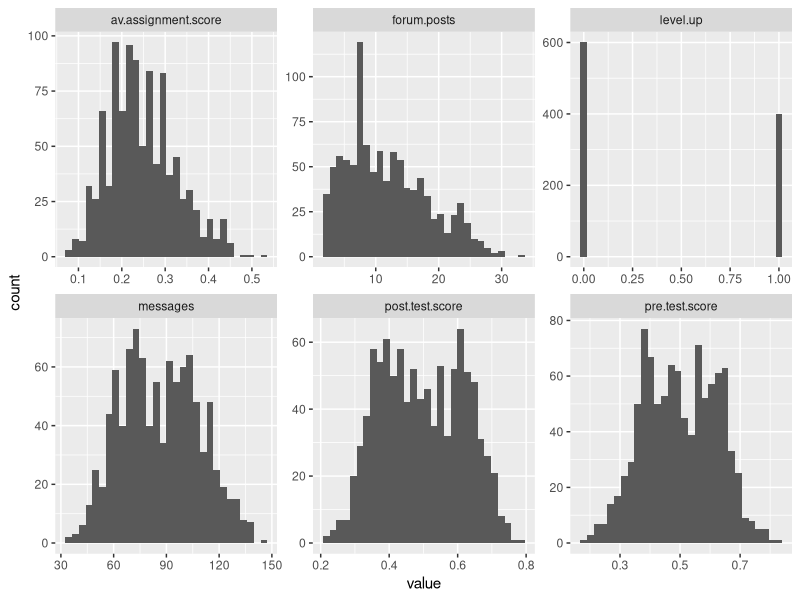
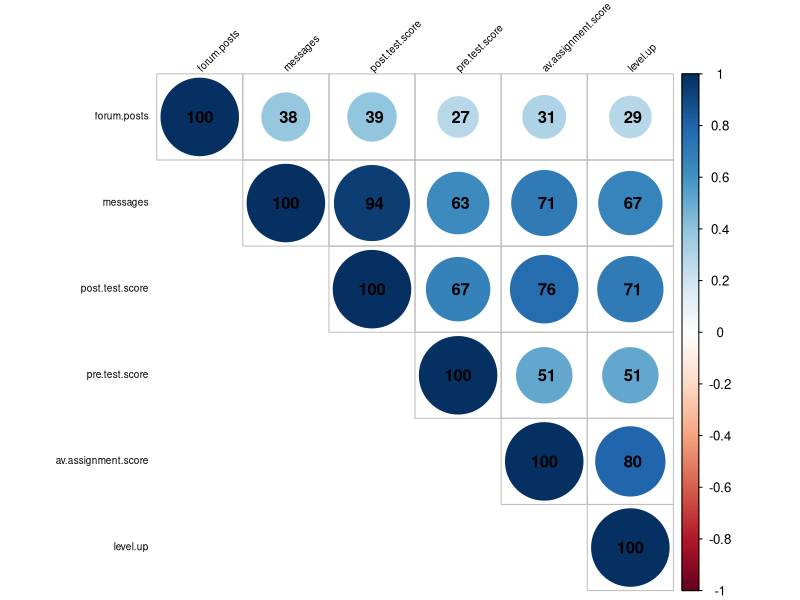
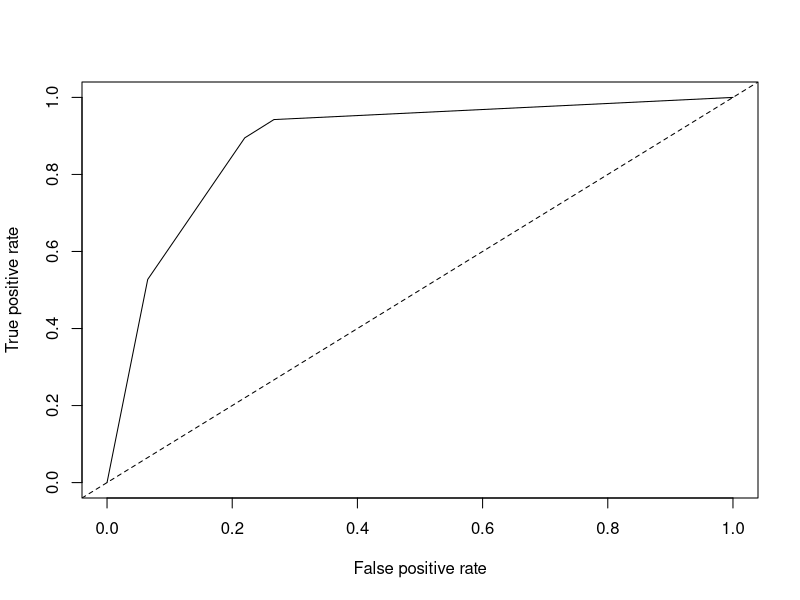
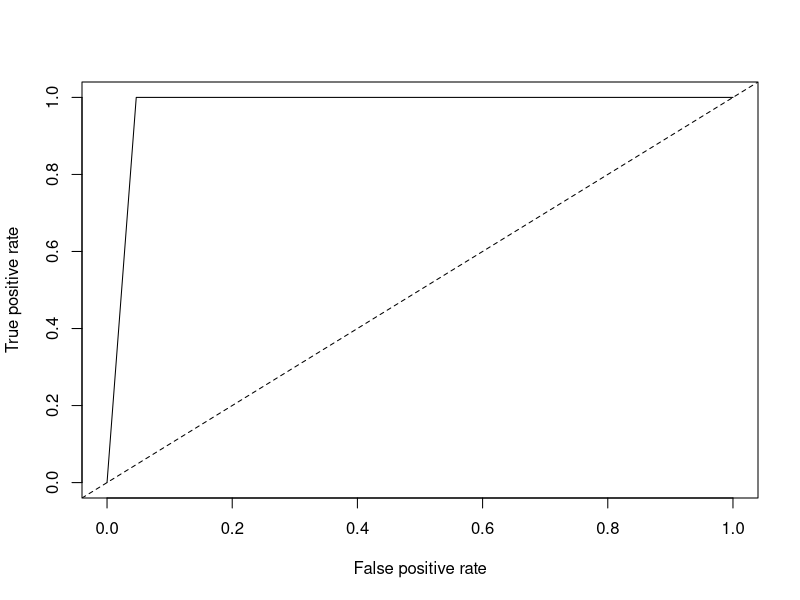

Here is the R script that generated these plots, in order: (Note: this script raises an error after producing the figures.)
## ---- chunk 1

d1<-read.csv("online.data.csv", header = TRUE, sep = ",")

## ---- chunk 2
#Start by creating histograms of the distributions for all variables (#HINT: look up "facet" in the ggplot documentation)

#laoding library
library(ggplot2)
library(dplyr)
library(tidyr)
library(corrplot)

#becoming level.up numeric
d2 = mutate(d1, level.up=ifelse(level.up=="yes",1,0)) 

#gathering data by all variables except for id
d3 = d2 %>% gather("variable", "value", 2:7)
d3 = d3[,-1]

#histogram
ggplot(d3, aes(value))+
   geom_histogram()+
   facet_wrap(~variable, scale="free")

#Then visualize the relationships between variables

d4 <- d2[,2:7]
corr_all <- cor(d4)
corrplot(corr_all, order="AOE", method="circle", tl.pos="lt", type="upper",        
tl.col="black", tl.cex=0.6, tl.srt=45, 
        addCoef.col="black", addCoefasPercent = TRUE,
        sig.level=0.50, insig = "blank")

#Try to capture an intution about the data and the relationships

## ---- chunk 3
#Create a classification tree that predicts whether a student "levels up" in the online course using three variables of your choice (As we did last time, set all controls to their minimums)

#laoding library
library(rpart)

#creating decising tree
rp<- rpart(level.up~messages+pre.test.score+forum.posts, method="class", data=d2) 

#Plot and generate a CP table for your tree 

#ploting
post(rp, file = "tree1.ps", title = "Online Geography Tutoring System")

#CP table
printcp(rp)

#Generate a probability value that represents the probability that a student levels up based your classification tree 

d2$pred <- predict(rp, type = "prob")[,2]#Last class we used type = "class" which predicted the classification for us, this time we are using type = "prob" to see the probability that our classififcation is based on.

#Calculating error rate
tree1.descision1<-round(39/211, digits = 2)*100
tree1.descision2<-round(93/147, digits = 2)*100

## ---- chunk 4

#laoding library
#install.packages("ROCR")
library(ROCR)

#Plot the curve
pred.detail <- prediction(d2$pred, d2$level.up) 
plot(performance(pred.detail, "tpr", "fpr"))
abline(0, 1, lty = 2)

#Calculate the Area Under the Curve
area1<-unlist(slot(performance(pred.detail,"auc"), "y.values"))#Unlist liberates the AUC value from the "performance" object created by ROCR

# priting the area under the curve
area1 #0.8825125

#Now repeat this process, but using the variables you did not use for the previous model and compare the plots & results of your two models. Which one do you think was the better model? Why?

#creating decising tree
rp2<- rpart(level.up~av.assignment.score+av.assignment.score, method="class", data=d2) 

#ploting
post(rp2, file = "tree2.ps", title = "Online Geography Tutoring System")

#CP table
printcp(rp2)

#Probability value that represents the probability that a student levels up based your classification tree 
d2$pred2 <- predict(rp2, type = "prob")[,2]

#Plot the curve
pred.detail2 <- prediction(d2$pred2, d2$level.up) 
plot(performance(pred.detail2, "tpr", "fpr"))
abline(0, 1, lty = 2)

#Calculate the Area Under the Curve
area2<-unlist(slot(performance(pred.detail2,"auc"), "y.values"))

# priting the area under the curve
area2 #0.9766667

#error rate
tree2.decision1<-round(28/400, digits = 2)*100

## ---- chunk 5
#Look at the ROC plot for your first model. Based on this plot choose a probability threshold that balances capturing the most correct predictions against false positives. Then generate a new variable in your data set that classifies each student according to your chosen threshold.

#distribution of probability
table(d2$pred)

#setting treshold
threshold.pred1 <- 0.8
d2$threshold.pred1<-ifelse(d2$pred>=threshold.pred1,1,0)

#Now generate three diagnostics:

library(plyr)

#creating categories
d2.a <- count(d2, level.up, threshold.pred1)
d2.a$outcome <- ifelse(d2.a$level.up== 1 & d2.a$threshold.pred1== 1, "TP", ifelse(d2.a$level.up== 1 & d2.a$threshold.pred1== 0, "FN", ifelse(d2.a$level.up== 0 & d2.a$threshold.pred1== 1, "FP", "TN")))

#First diagnostics
accuracy.model1 <- ((d2.a[d2.a$outcome=="TP",]$n + d2.a[d2.a$outcome=="TN",]$n) / sum(d2.a$n))
#The accuracy of model 1 is 0.772

#Second diagnostics
precision.model1 <- d2.a[d2.a$outcome=="TP",]$n/(d2.a[d2.a$outcome=="TP",]$n+d2.a[d2.a$outcome=="FP",]$n)
#The precision of model 1 is 0.844

#Third diagnostics
recall.model1 <- d2.a[d2.a$outcome=="TP",]$n/(d2.a[d2.a$outcome=="TP",]$n+d2.a[d2.a$outcome=="FN",]$n)
#The recall of model 1 is 0.5275

#Finally, calculate Kappa for your model according to:

#First generate the table of comparisons
table1 <- table(d2$level.up, d2$threshold.pred1)

#Convert to matrix
matrix1 <- as.matrix(table1)

#Calculate kappa
kappa1<-kappa(matrix1, exact = TRUE)/kappa(matrix1)
#Kappa of model 1 is 1.040758

#Now choose a different threshold value and repeat these diagnostics. What conclusions can you draw about your two thresholds?

#setting treshold
threshold.pred2 <- 0.6
d2$threshold.pred2<-ifelse(d2$pred>=threshold.pred2,1,0)

#Now generate three diagnostics:

#creating categories
d2.a <- count(d2, level.up, threshold.pred2)
d2.a$outcome <- ifelse(d2.a$level.up== 1 & d2.a$threshold.pred2== 1, "TP", ifelse(d2.a$level.up== 1 & d2.a$threshold.pred2== 0, "FN", ifelse(d2.a$level.up== 0 & d2.a$threshold.pred2== 1, "FP", "TN")))

#First diagnostics
accuracy.model2 <- ((d2.a[d2.a$outcome=="TP",]$n + d2.a[d2.a$outcome=="TN",]$n) / sum(d2.a$n))
#The accuracy of model 1 is 0.826

#Second diagnostics
precision.model2 <- d2.a[d2.a$outcome=="TP",]$n/(d2.a[d2.a$outcome=="TP",]$n+d2.a[d2.a$outcome=="FP",]$n)
#The precision of model 1 is 0.7306

#Third diagnostics
recall.model2 <- d2.a[d2.a$outcome=="TP",]$n/(d2.a[d2.a$outcome=="TP",]$n+d2.a[d2.a$outcome=="FN",]$n)
#The recall of model 1 is 0.895 

#Finally, calculate Kappa for your model according to:

#First generate the table of comparisons
table2 <- table(d2$level.up, d2$threshold.pred2)

#Convert to matrix
matrix2 <- as.matrix(table2)

#Calculate kappa
kappa2<-kappa(matrix2, exact = TRUE)/kappa(matrix2)
#Kappa of model 1 is 0.9944954
